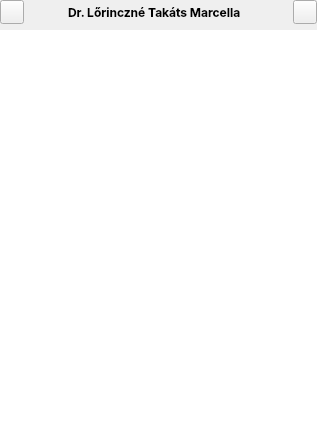
<?xml version="1.0" encoding="UTF-8"?>
<ui version="4.0">
 <class>ThreadPage</class>
 <widget class="QWidget" name="ThreadPage">
  <property name="geometry">
   <rect>
    <x>0</x>
    <y>0</y>
    <width>317</width>
    <height>446</height>
   </rect>
  </property>
  <property name="windowTitle">
   <string notr="true">Form</string>
  </property>
  <layout class="QVBoxLayout" name="verticalLayout">
   <property name="leftMargin">
    <number>0</number>
   </property>
   <property name="topMargin">
    <number>0</number>
   </property>
   <property name="rightMargin">
    <number>0</number>
   </property>
   <property name="bottomMargin">
    <number>0</number>
   </property>
   <item>
    <widget class="QWidget" name="widget" native="true">
     <property name="sizePolicy">
      <sizepolicy hsizetype="Preferred" vsizetype="Maximum">
       <horstretch>0</horstretch>
       <verstretch>0</verstretch>
      </sizepolicy>
     </property>
     <layout class="QHBoxLayout" name="horizontalLayout">
      <property name="leftMargin">
       <number>0</number>
      </property>
      <property name="topMargin">
       <number>0</number>
      </property>
      <property name="rightMargin">
       <number>0</number>
      </property>
      <property name="bottomMargin">
       <number>0</number>
      </property>
      <item>
       <widget class="QPushButton" name="backButton">
        <property name="sizePolicy">
         <sizepolicy hsizetype="Fixed" vsizetype="Fixed">
          <horstretch>0</horstretch>
          <verstretch>0</verstretch>
         </sizepolicy>
        </property>
        <property name="minimumSize">
         <size>
          <width>24</width>
          <height>24</height>
         </size>
        </property>
        <property name="maximumSize">
         <size>
          <width>24</width>
          <height>24</height>
         </size>
        </property>
        <property name="text">
         <string notr="true"/>
        </property>
        <property name="icon">
         <iconset resource="../../resources.qrc">
          <normaloff>:/resources/icon/silk/arrow_left.png</normaloff>:/resources/icon/silk/arrow_left.png</iconset>
        </property>
        <property name="flat">
         <bool>false</bool>
        </property>
       </widget>
      </item>
      <item>
       <widget class="QLabel" name="userPictureLabel">
        <property name="maximumSize">
         <size>
          <width>32</width>
          <height>32</height>
         </size>
        </property>
        <property name="text">
         <string/>
        </property>
        <property name="pixmap">
         <pixmap resource="../../resources.qrc">:/resources/images/default-avatar.jpg</pixmap>
        </property>
        <property name="scaledContents">
         <bool>true</bool>
        </property>
       </widget>
      </item>
      <item>
       <widget class="QLabel" name="nameLabel">
        <property name="font">
         <font>
          <family>Inter</family>
          <bold>true</bold>
         </font>
        </property>
        <property name="text">
         <string notr="true">Dr. Lőrinczné Takáts Marcella</string>
        </property>
        <property name="wordWrap">
         <bool>true</bool>
        </property>
       </widget>
      </item>
      <item>
       <widget class="QToolButton" name="menuButton">
        <property name="minimumSize">
         <size>
          <width>24</width>
          <height>24</height>
         </size>
        </property>
        <property name="maximumSize">
         <size>
          <width>24</width>
          <height>24</height>
         </size>
        </property>
        <property name="text">
         <string notr="true"/>
        </property>
        <property name="icon">
         <iconset resource="../../resources.qrc">
          <normaloff>:/resources/icon/silk/hamburger_menu.png</normaloff>:/resources/icon/silk/hamburger_menu.png</iconset>
        </property>
        <property name="popupMode">
         <enum>QToolButton::InstantPopup</enum>
        </property>
       </widget>
      </item>
     </layout>
    </widget>
   </item>
   <item>
    <widget class="QListView" name="messagesListView">
     <property name="frameShape">
      <enum>QFrame::NoFrame</enum>
     </property>
     <property name="horizontalScrollBarPolicy">
      <enum>Qt::ScrollBarAlwaysOff</enum>
     </property>
     <property name="editTriggers">
      <set>QAbstractItemView::NoEditTriggers</set>
     </property>
     <property name="selectionBehavior">
      <enum>QAbstractItemView::SelectRows</enum>
     </property>
     <property name="verticalScrollMode">
      <enum>QAbstractItemView::ScrollPerPixel</enum>
     </property>
     <property name="horizontalScrollMode">
      <enum>QAbstractItemView::ScrollPerPixel</enum>
     </property>
     <property name="resizeMode">
      <enum>QListView::Adjust</enum>
     </property>
     <property name="spacing">
      <number>3</number>
     </property>
     <property name="itemAlignment">
      <set>Qt::AlignCenter</set>
     </property>
    </widget>
   </item>
  </layout>
 </widget>
 <resources>
  <include location="../../resources.qrc"/>
 </resources>
 <connections/>
</ui>
